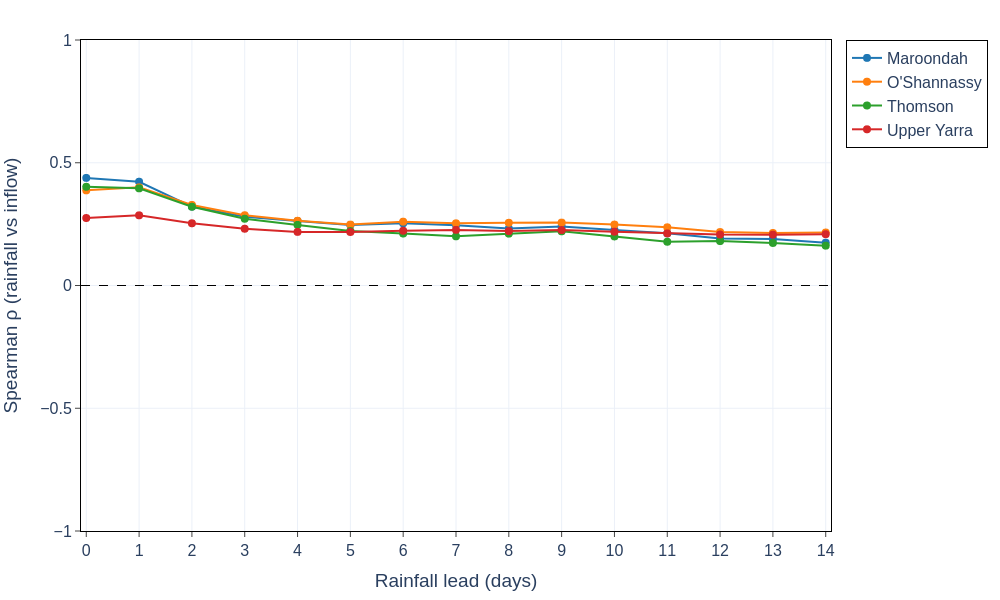

Write Python code to recreate this figure.
# filename: lagged_rainfall_inflow_spearman.py
import pandas as pd
import numpy as np
import plotly.graph_objects as go
import plotly.io as pio
from scipy.stats import spearmanr

file_name = "MWC_raw_water_reservoirs_2015_2019.xlsx"

# Load relevant sheets
xls = pd.ExcelFile(file_name)
df_rainfall = pd.read_excel(xls, sheet_name="MajorCatchmentRainfal")
df_inflow = pd.read_excel(xls, sheet_name="MajorStorageStreamflow")

# Convert recorddate to datetime if not already
df_rainfall['recorddate'] = pd.to_datetime(df_rainfall['recorddate'])
df_inflow['recorddate'] = pd.to_datetime(df_inflow['recorddate'])

# Rename inflow column for convenience
df_inflow = df_inflow.rename(columns={"Streamflow into reservoir (ML/d)":"inflow_ML_d"})

# Define reservoirs with both rainfall and inflow data
rainfall_dams = set(df_rainfall['dam'].unique())
inflow_dams = set(df_inflow['dam'].unique())
common_dams = sorted(list(rainfall_dams.intersection(inflow_dams)))

# Define analysis full period
start_date = pd.Timestamp("2015-01-01")
end_date = pd.Timestamp("2019-12-31")

# Filter full period data and subset dams
df_rainfall = df_rainfall[(df_rainfall['recorddate'] >= start_date) & (df_rainfall['recorddate'] <= end_date) & (df_rainfall['dam'].isin(common_dams))]
df_inflow = df_inflow[(df_inflow['recorddate'] >= start_date) & (df_inflow['recorddate'] <= end_date) & (df_inflow['dam'].isin(common_dams))]

# Pivot rainfall and inflow to wide format to align date/dam
pivot_rainfall = df_rainfall.pivot(index='recorddate', columns='dam', values='rainfall_mm')
pivot_inflow = df_inflow.pivot(index='recorddate', columns='dam', values='inflow_ML_d')

results = []
lags = range(0, 15)  # 0 to 14 inclusive

for dam in common_dams:
    for lag in lags:
        # rainfall lead effect means correlate rainfall[t] vs inflow[t+lag]
        # so align by shifting inflow backward by lag days
        rain_series = pivot_rainfall[dam]
        inflow_series = pivot_inflow[dam].shift(-lag)  # shift upward so inflow day t+lag aligns with rainfall day t
        
        combined = pd.DataFrame({'rainfall': rain_series, 'inflow': inflow_series}).dropna()
        n_pairs = combined.shape[0]
        if n_pairs == 0:
            rho = np.nan
        else:
            # Spearman correlation and p-value, extract rho only
            rho, _ = spearmanr(combined['rainfall'], combined['inflow'])
        results.append({'dam': dam, 'lag_days': lag, 'spearman_rho': rho, 'n_pairs': n_pairs})

# Assemble results DataFrame
df_results = pd.DataFrame(results)

# Plot
fig = go.Figure()

colors = ['#1f77b4', '#ff7f0e', '#2ca02c', '#d62728']  # Distinct default plotly colors, 4 reservoirs
color_map = dict(zip(common_dams, colors))

for dam in common_dams:
    df_dam = df_results[df_results['dam'] == dam]
    fig.add_trace(go.Scatter(
        x=df_dam['lag_days'],
        y=df_dam['spearman_rho'],
        mode='lines+markers',
        name=dam,
        line=dict(color=color_map[dam]),
        marker=dict(size=8)
    ))

# Add horizontal zero line
fig.add_hline(y=0, line=dict(color='black', width=1, dash='dash'))

# Update layout
fig.update_layout(
    xaxis=dict(
        title='Rainfall lead (days)',
        dtick=1,
        range=[-0.1,14.1],
        showgrid=True,
        zeroline=False,
        linecolor='black',
        ticks='outside',
        mirror=True,
    ),
    yaxis=dict(
        title='Spearman ρ (rainfall vs inflow)',
        range=[-1,1],
        showgrid=True,
        zeroline=False,
        linecolor='black',
        ticks='outside',
        mirror=True,
    ),
    legend=dict(
        bordercolor='black',
        borderwidth=1,
    ),
    template='plotly_white',
    font=dict(size=16),
    margin=dict(t=40,b=40,l=60,r=40),
    hovermode='x unified'
)

# Save outputs
base_name = "lagged_rainfall_inflow_spearman"
csv_filename = f"{base_name}.csv"
html_filename = f"{base_name}.html"
png_filename = f"{base_name}.png"
py_filename = f"{base_name}.py"

df_results.to_csv(csv_filename, index=False)

pio.write_html(fig, file=html_filename, include_plotlyjs='cdn', full_html=True, config={'displayModeBar': True})
fig.write_image(png_filename, width=1000, height=600, scale=1, engine='kaleido')

print(py_filename)
print(csv_filename)
print(html_filename)
print(png_filename)
